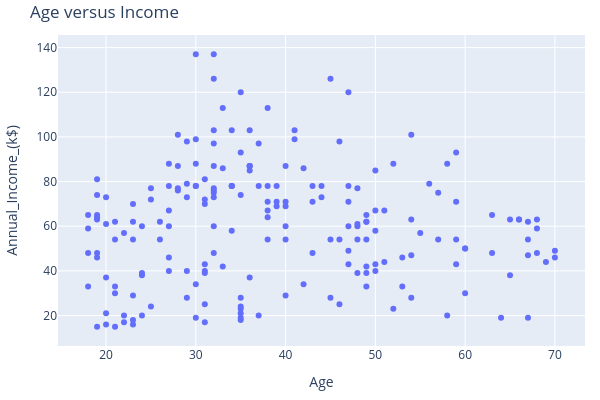

Notebook cell for this chart:
### Markdown cell above
No one above 40 years old has spending score > 60.  
Very few customers below 30 years old have low spending score < 40.  

**The highest spending scores appear to be also a matter of age and not only a matter of income.**

This is the first tutorial that shows this conclusion (after reading dozens of tutorials on kaggle, here is some original data insight).

### Code cell
# each visualization library has slightly different "syntax" and "names".
# For the plot below we use plotly express library and the scatter() function.
# See how to use tight layout margins.
px.scatter(
    data_frame=df, 
    x="Age", 
    y="Annual_Income_(k$)",
    height=400, width=600,
    title="Age versus Income",
    ).update_layout(margin=dict(t=35, l=15, r=15, b=15))

### Figure 1 — Plotly figure (JSON) as saved in the notebook; plotly's stock layout.template omitted (floating-point values rounded to 4 significant figures; data arrays with more than 128 entries replaced by an {"elided": "..."} marker saying what was removed)
{"data": [{"hovertemplate": "Age=%{x}<br>Annual_Income_(k$)=%{y}<extra></extra>", "legendgroup": "", "marker": {"color": "#636efa", "symbol": "circle"}, "mode": "markers", "name": "", "orientation": "v", "showlegend": false, "type": "scatter", "x": {"elided": "200 int values"}, "xaxis": "x", "y": {"elided": "200 int values"}, "yaxis": "y"}], "layout": {"height": 400, "legend": {"tracegroupgap": 0}, "margin": {"b": 15, "l": 15, "r": 15, "t": 35}, "title": {"text": "Age versus Income"}, "width": 600, "xaxis": {"anchor": "y", "domain": [0, 1], "title": {"text": "Age"}}, "yaxis": {"anchor": "x", "domain": [0, 1], "title": {"text": "Annual_Income_(k$)"}}}}
